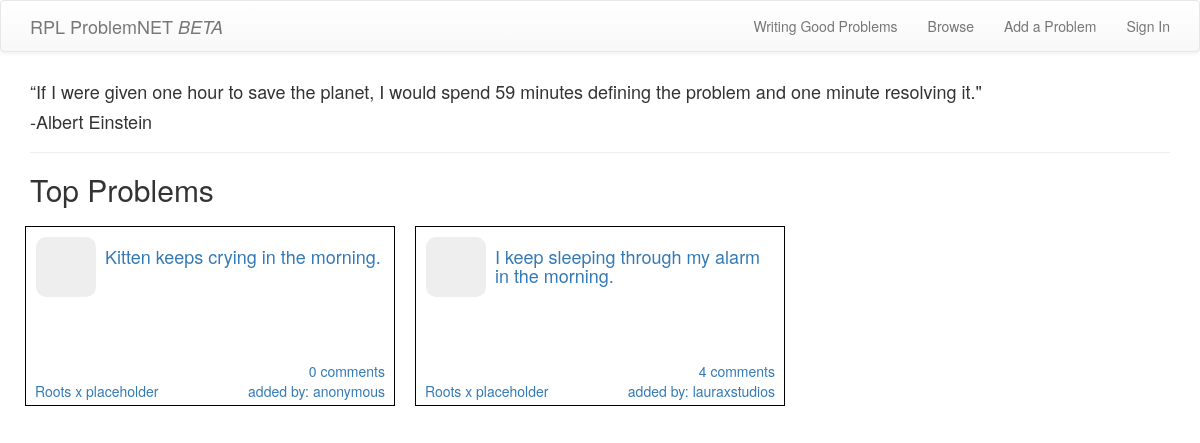
The app's page /, older data.
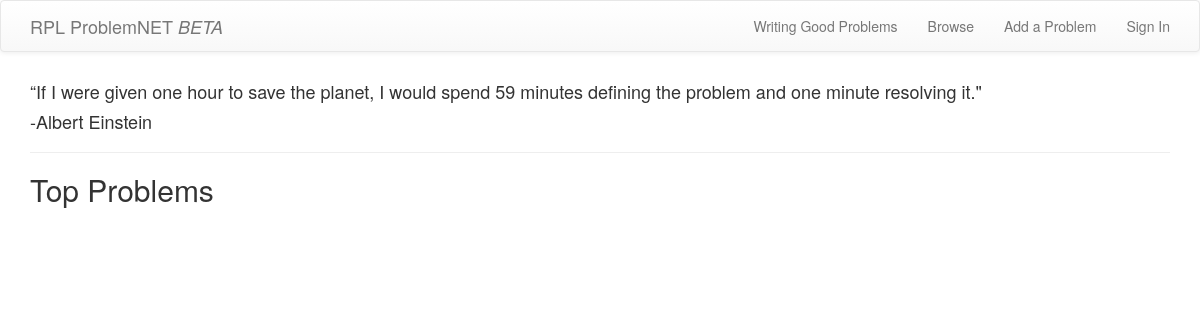
The same page, newer data.
### problems/models.py (models this page shows, shortened)
class Problem(models.Model):
    author = models.ForeignKey(User)
    anonymous_author = models.BooleanField(default=False)
    problem = models.ForeignKey('self',related_name='problems', null=True)
    root_requests = models.ManyToManyField(User, related_name='problem_why_requests')
    text = models.TextField()
    create_date = models.DateTimeField(default=timezone.now)
    upvotes = models.ManyToManyField(User, related_name='upvotes')
    downvotes = models.ManyToManyField(User, related_name='downvotes')
    def total_votes(self):
        return self.upvotes.count() - self.downvotes.count()

### problems/views.py (the view)
# urls.py: url(r'^$', views.index_topsix, name='home'),
def index_topsix(request):
    problems = models.Problem.objects.all()
    x = []
    for problem in problems:
        x.append((problem, problem.total_votes()))
    x = sorted(x, key=itemgetter(1), reverse=True)
    if len(x) >=9:
        x = x[:9]
    else:
        pass
    problems=x
    return render(request,'sitewide/index.html',{'problems':problems})

### templates/sitewide/index.html
{% extends "sitewide/base.html" %}
{% block content %}
  <h4>“If I were given one hour to save the planet, I would spend 59 minutes defining the problem and one minute resolving it."</h4>
  <h4>-Albert Einstein</h4>
  <hr>
  <h2>Top Problems</h2>
  <div class="row">
  {% for problem in problems %}
    <div class="col-lg-4 col-md-4 col-sm-6 box index_problemdiv">
      <a href="{% url 'problems:problem_detail' pk=problem.0.pk %}">
        <div class="index_problemborder">
          <div class="index_overall_votes table_parent">
            <div class="table_child">{%if problem.0.overall_votes > 0 %}+{%endif%}{{problem.0.overall_votes}}</div>
          </div>
            <div class="index_problemdescription">
              <h4>{{problem.0.text}}</h4>
              <div class="index_problemauthor">
                {{problem.0.comments.count}} comments
                <br>
                added by: {% if problem.0.anonymous_author %}anonymous{% else %}{{problem.0.author}}{%endif%}
              </div>
                <div class="index_problemwhys">
                  Roots x placeholder
                </div>
            </div>
        </div>
      </a>
    </div>
  {% endfor %}
  </div>
{% endblock %}

### templates/sitewide/base.html (shortened to what this page needs)
<!DOCTYPE html>
{% load staticfiles %}
<html>
  <head>
    <link rel="stylesheet" href="https://maxcdn.bootstrapcdn.com/bootstrap/3.3.7/css/bootstrap.min.css">
    <link rel="stylesheet" href="https://maxcdn.bootstrapcdn.com/bootstrap/3.3.7/css/bootstrap-theme.min.css">
    <link rel="stylesheet" href="{% static 'css/style.css'%}">
    <link rel="stylesheet" href="https://maxcdn.bootstrapcdn.com/font-awesome/4.7.0/css/font-awesome.min.css">
  </head>
  <body>
    <nav class="navbar navbar-default">
      <div class="container">
        <ul class="nav navbar-nav">
          <li><a href="{% url "problems:home" %}" class="navbar-brand bigbrand">RPL ProblemNET <i>BETA</i></a></li>
        </ul>
        <ul class="nav navbar-nav navbar-right">
          <li>
            <a href="">Writing Good Problems</a>
          </li>
          <li>
            <a href="{% url "problems:list" %}">Browse</a>
          </li>
          <li>
            <a href="{% url "problems:create" pk=0 %}">Add a Problem</a>
          </li>
          {% if user.is_authenticated %}
          <li>
            <a href="{% url "users:logout" %}">Sign Out ({{user}})</a>
          </li>
          {% else %}
          <li>
            <a href="{% url "users:login" %}">Sign In</a>
          </li>
          {% endif %}
        </ul>
      </div>
    </nav>
    <div class="container">
      {% block content %}
      {% endblock %}
    </div>
  </body>
</html>

Row changes from the older to the newer data that the page shows:
removed Problem: text "Kitten keeps crying in the morning.", id "0", anonymous_author "anonymous"
removed Problem: text "I keep sleeping through my alarm in the morning.", id "4", author.username "lauraxstudios"
